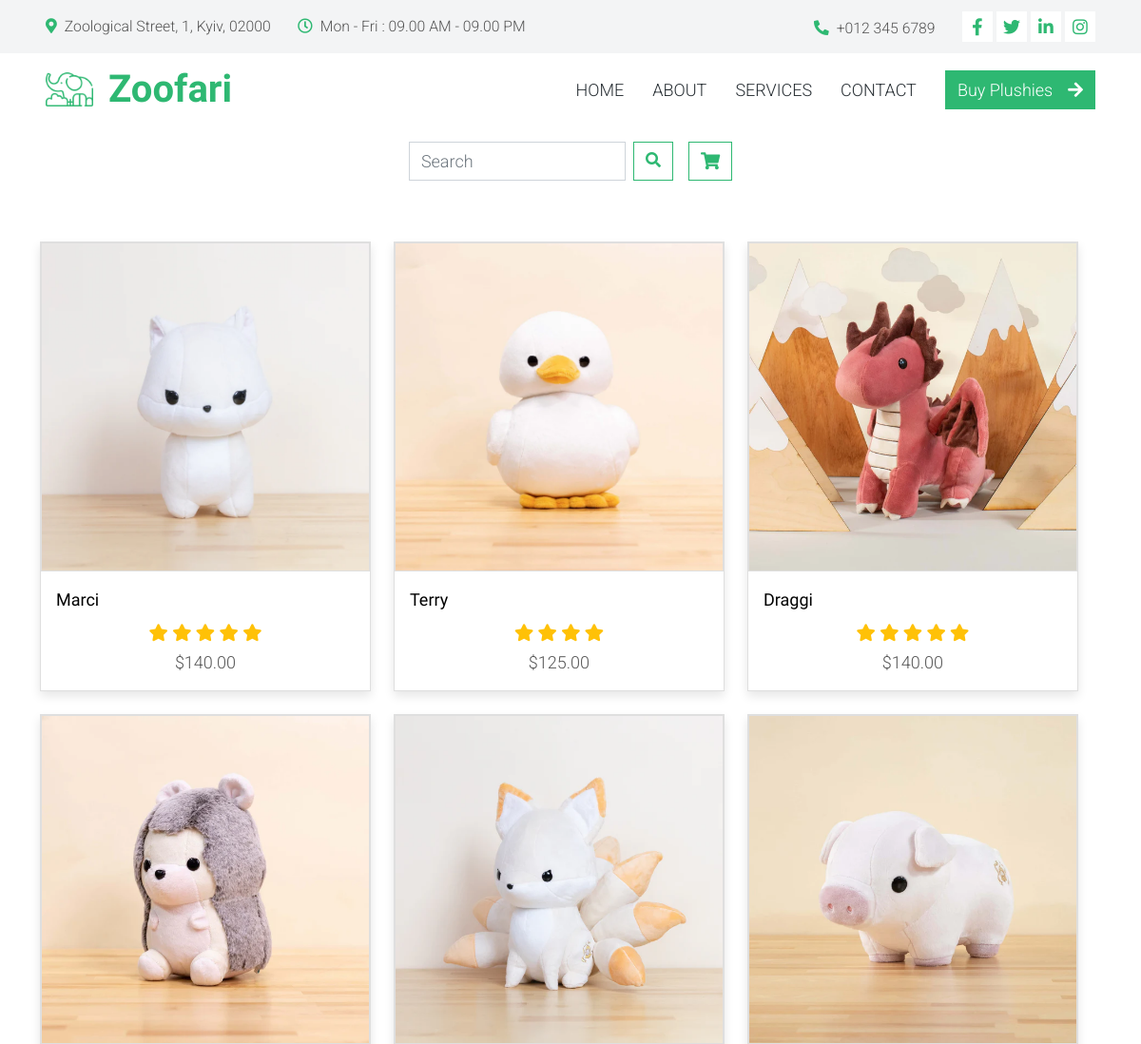
Page /shop/ (upper part) on the earlier database version.
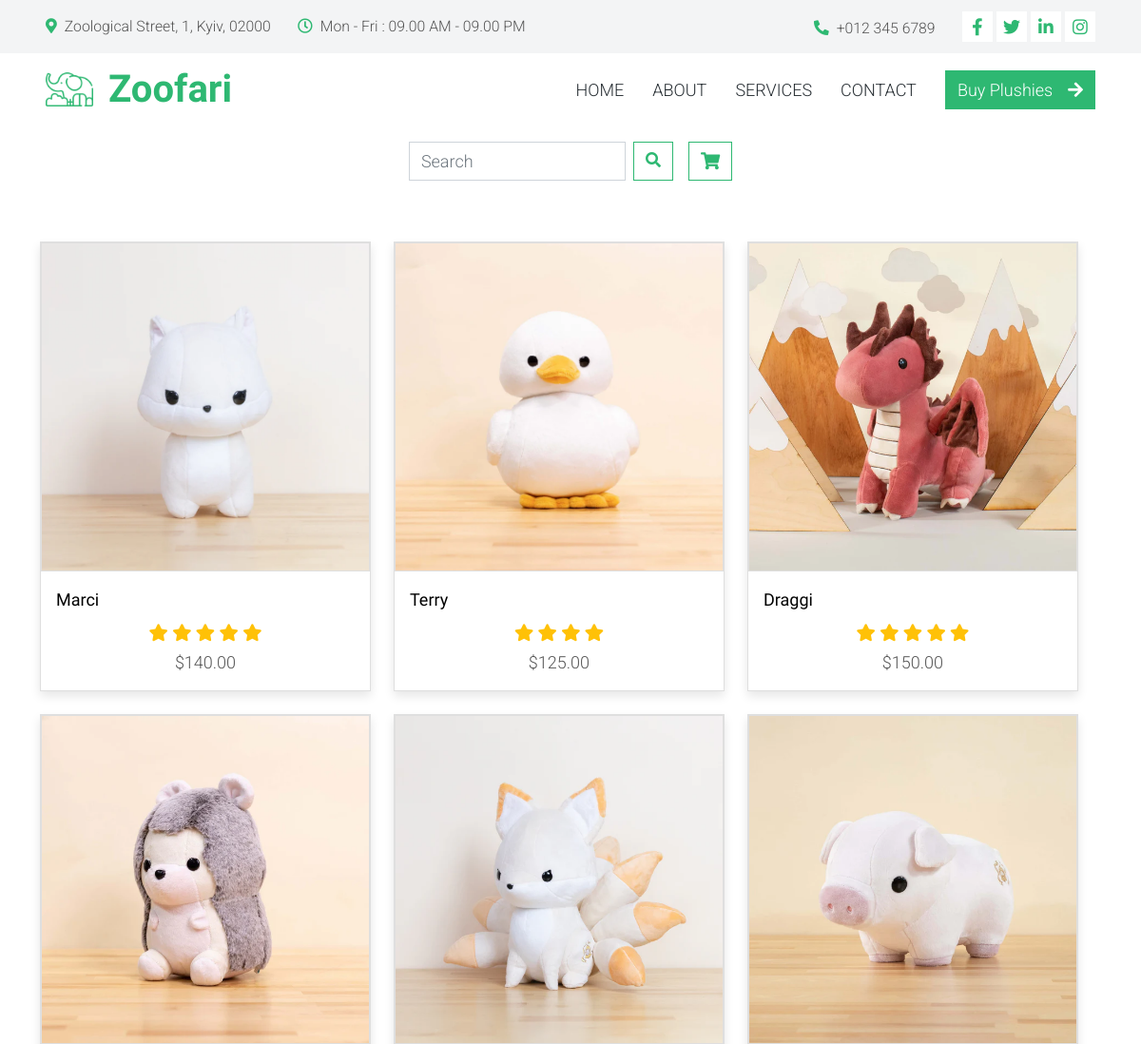
Same page on the later database version.
### shop/models.py (models this page shows, shortened)
class Product(models.Model):
    name = models.CharField(max_length=100)
    description = models.TextField()
    price = models.DecimalField(max_digits=10, decimal_places=2)
    image = models.ImageField(upload_to='products/')
    rating = models.IntegerField(default=0)# Нове поле для рейтингу
    specifications = models.TextField(blank=True)  # Нове поле для специфікацій

### shop/views.py (the view)
# urls.py: path('shop/', shop, name='shop'),
def shop(request):
    query = request.GET.get('query', '')  # Получаем поисковый запрос из GET-параметра
    if query:
        products = Product.objects.filter(name__icontains=query)  # Фильтруем товары по названию
    else:
        products = Product.objects.all()  # Получаем все товары, если поисковый запрос отсутствует
    context = {
        'products': products,  # Передаем товары в контексте
    }
    return render(request, 'shop/shop.html', context)  # Рендерим шаблон shop.html с контекстом

### shop/templates/shop/shop.html (shortened to what this page needs)
{% extends "base.html" %}
{% load static %}
{% block content %}
<div class="container-fluid bg-white py-3 text-center">
    <div class="row justify-content-center align-items-center">
        <div class="col-md-8">
            <div class="d-flex justify-content-center align-items-center">
                <form class="d-flex me-3" action="{% url 'shop' %}" method="get">
                    <input class="form-control me-2" type="search" placeholder="Search" aria-label="Search" name="query">
                    <button class="btn btn-outline-primary" type="submit">
                        <i class="fa fa-search"></i>
                    </button>
                </form>
                <a class="btn btn-outline-primary" href="{% url 'cart' %}">
                    <i class="fas fa-shopping-cart"></i>
                </a>
            </div>
        </div>
    </div>
</div>
    <div class="container py-5">
        <div class="row">
                <div class="row">
                    {%for product in products%}
                    <div class="col-md-4">
                        <div class="card mb-4 product-wap rounded-0">
                            <div class="card rounded-0">
                                <img class="card-img rounded-0 img-fluid" src='{{product.image.url}}'>
                            </div>
                            <div class="card-body">
                                <a href="{% url 'shop_single' product.id%}" class="h3 text-decoration-none">{{product.name}}</a>
                                <ul class="w-100 list-unstyled d-flex justify-content-between mb-0">
                                </ul>
                                <ul class="list-unstyled d-flex justify-content-center mb-1">
                                    <li>
                                        {% for _ in "x"|rjust:product.rating %}
                                            <i class="text-warning fa fa-star"></i>
                                        {% endfor %}
                                    </li>
                                </ul>
                                <p class="text-center mb-0">${{product.price}}</p>
                            </div>
                        </div>
                    </div>
                    {% endfor %}
                </div>
            </div>
        </div>
{% endblock %}

Differences in the rows shown:
changed Product "Draggi": price "140.00" → "150.00"
